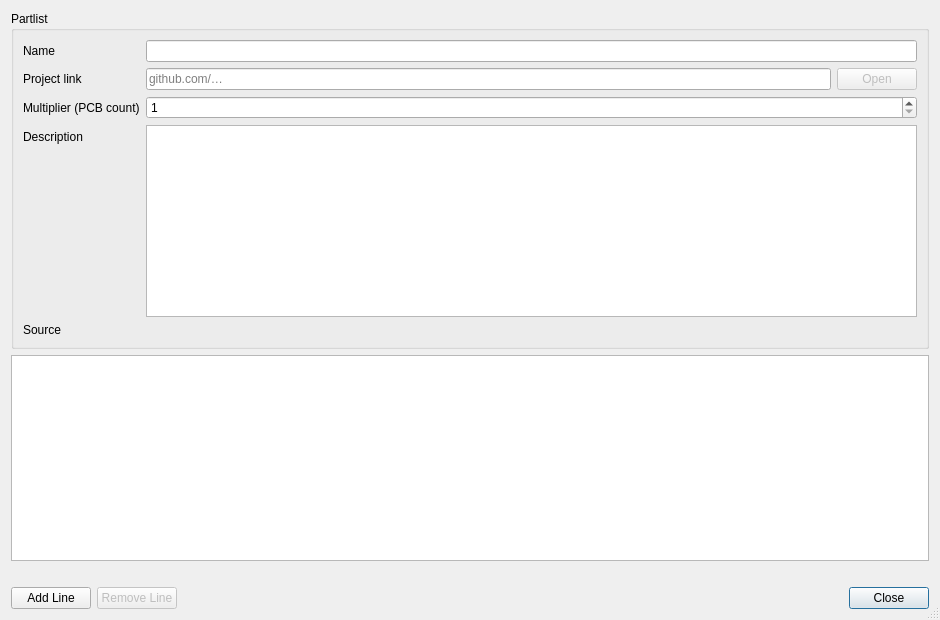
<?xml version="1.0" encoding="UTF-8"?>
<ui version="4.0">
 <class>PartlistEditorDialog</class>
 <widget class="QDialog" name="PartlistEditorDialog">
  <property name="geometry">
   <rect>
    <x>0</x>
    <y>0</y>
    <width>940</width>
    <height>620</height>
   </rect>
  </property>
  <property name="windowTitle">
   <string>Partlist</string>
  </property>
  <property name="sizeGripEnabled">
   <bool>true</bool>
  </property>
  <layout class="QVBoxLayout" name="mainLayout">
   <item>
    <widget class="QGroupBox" name="headerGroup">
     <property name="title">
      <string>Partlist</string>
     </property>
     <layout class="QFormLayout" name="headerLayout">
      <item row="0" column="0">
       <widget class="QLabel" name="nameLabel">
        <property name="text">
         <string>Name</string>
        </property>
       </widget>
      </item>
      <item row="0" column="1">
       <widget class="QLineEdit" name="nameEdit"/>
      </item>
      <item row="1" column="0">
       <widget class="QLabel" name="projectLinkLabel">
        <property name="text">
         <string>Project link</string>
        </property>
       </widget>
      </item>
      <item row="1" column="1">
       <layout class="QHBoxLayout" name="projectLinkRow">
        <item>
         <widget class="QLineEdit" name="projectLinkEdit">
          <property name="placeholderText">
           <string>github.com/…</string>
          </property>
         </widget>
        </item>
        <item>
         <widget class="QPushButton" name="openProjectLinkButton">
          <property name="text">
           <string>Open</string>
          </property>
          <property name="enabled">
           <bool>false</bool>
          </property>
         </widget>
        </item>
       </layout>
      </item>
      <item row="2" column="0">
       <widget class="QLabel" name="multiplierLabel">
        <property name="text">
         <string>Multiplier (PCB count)</string>
        </property>
       </widget>
      </item>
      <item row="2" column="1">
       <widget class="QSpinBox" name="multiplierSpin">
        <property name="minimum">
         <number>1</number>
        </property>
        <property name="maximum">
         <number>100000</number>
        </property>
        <property name="value">
         <number>1</number>
        </property>
       </widget>
      </item>
      <item row="3" column="0">
       <widget class="QLabel" name="descriptionLabel">
        <property name="text">
         <string>Description</string>
        </property>
       </widget>
      </item>
      <item row="3" column="1">
       <widget class="QPlainTextEdit" name="descriptionEdit">
        <property name="maximumHeight">
         <number>64</number>
        </property>
       </widget>
      </item>
      <item row="4" column="0">
       <widget class="QLabel" name="sourceCaptionLabel">
        <property name="text">
         <string>Source</string>
        </property>
       </widget>
      </item>
      <item row="4" column="1">
       <widget class="QLabel" name="sourceLabel">
        <property name="text">
         <string notr="true"/>
        </property>
       </widget>
      </item>
     </layout>
    </widget>
   </item>
   <item>
    <widget class="QTableWidget" name="itemTable">
     <property name="selectionBehavior">
      <enum>QAbstractItemView::SelectRows</enum>
     </property>
     <property name="selectionMode">
      <enum>QAbstractItemView::SingleSelection</enum>
     </property>
     <property name="alternatingRowColors">
      <bool>true</bool>
     </property>
     <attribute name="verticalHeaderVisible">
      <bool>false</bool>
     </attribute>
    </widget>
   </item>
   <item>
    <widget class="QLabel" name="statusLabel">
     <property name="text">
      <string notr="true"/>
     </property>
     <property name="wordWrap">
      <bool>true</bool>
     </property>
    </widget>
   </item>
   <item>
    <layout class="QHBoxLayout" name="footerLayout">
     <item>
      <widget class="QPushButton" name="addLineButton">
       <property name="text">
        <string>Add Line</string>
       </property>
      </widget>
     </item>
     <item>
      <widget class="QPushButton" name="removeLineButton">
       <property name="text">
        <string>Remove Line</string>
       </property>
       <property name="enabled">
        <bool>false</bool>
       </property>
      </widget>
     </item>
     <item>
      <spacer name="footerSpacer">
       <property name="orientation">
        <enum>Qt::Horizontal</enum>
       </property>
       <property name="sizeHint" stdset="0">
        <size>
         <width>40</width>
         <height>20</height>
        </size>
       </property>
      </spacer>
     </item>
     <item>
      <widget class="QPushButton" name="closeButton">
       <property name="text">
        <string>Close</string>
       </property>
       <property name="default">
        <bool>true</bool>
       </property>
      </widget>
     </item>
    </layout>
   </item>
  </layout>
 </widget>
 <resources/>
 <connections/>
</ui>
